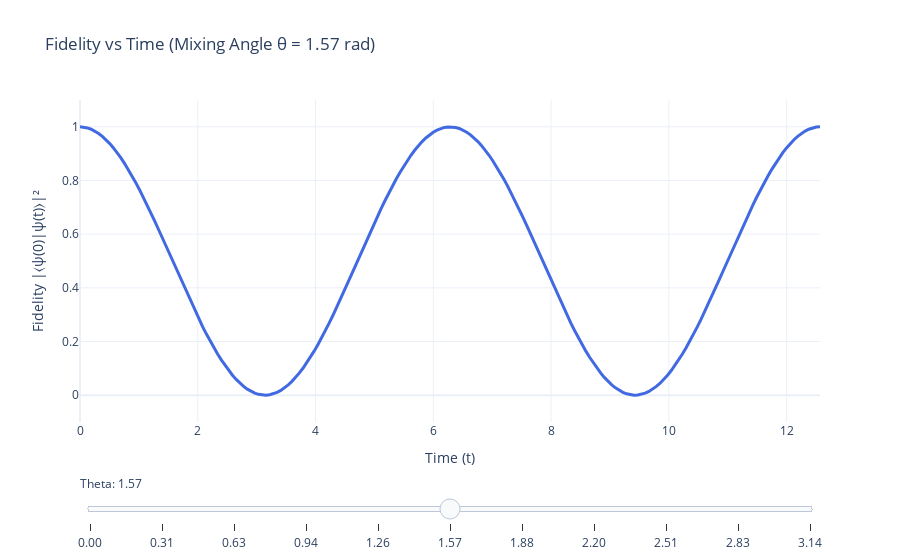

Notebook code cell kept with this figure:
### Code cell
# Performing time evolution of a superposition state of a harmonic oscillator using QuTiP
# 1. Define initial state psi0 = (|0> + |1>)/sqrt(2)
# 2. Evaluate time evolution for one complete period
# 3. Plot the fidelity using plotly

import numpy as np
import qutip as qp
import plotly.graph_objects as go

# 1. Define System
N = 10  # Dimension of Hilbert space (sufficient for |0> and |1>)
a = qp.destroy(N)
H = a.dag() * a + 0.5 * qp.qeye(N)

# Time evolution for 2 full periods (Period T = 2*pi/omega, omega=1)
tlist = np.linspace(0, 4 * np.pi, 200)

def compute_fidelity(theta, phi=0):
    """Compute fidelity over time for a superposition state."""
    # Construct state: cos(theta/2)|0> + e^(i*phi)sin(theta/2)|1>
    c0 = np.cos(theta / 2.0)
    c1 = np.exp(1j * phi) * np.sin(theta / 2.0)
    psi0 = (c0 * qp.basis(N, 0) + c1 * qp.basis(N, 1)).unit()
    
    # Evolve state
    # Use sesolve for unitary evolution (faster for pure states than mesolve)
    result = qp.sesolve(H, psi0, tlist, [])
    
    # Calculate fidelity F(t) = |<psi0|psi(t)>|^2
    # Vectorized overlap calculation for speed
    overlaps = [psi0.overlap(state) for state in result.states]
    return np.abs(np.array(overlaps))**2

# 2. Pre-compute Slider Data
# Define theta range from 0 (|0>) to pi (|1>)
theta_vals = np.linspace(0, np.pi, 11)
initial_phi = 0

# Store all traces
all_traces = [compute_fidelity(t, initial_phi) for t in theta_vals]

# Initial setup (Start at middle index, theta = pi/2)
start_idx = 5 

# 3. Create Plotly Figure
fig = go.Figure()

# Add the initial trace
fig.add_trace(go.Scatter(
    x=tlist, 
    y=all_traces[start_idx], 
    mode='lines', 
    name='Fidelity',
    line=dict(width=3, color='royalblue')
))

# Create Slider Steps
steps = []
for i, theta in enumerate(theta_vals):
    step = dict(
        method="update",
        args=[
            {"y": [all_traces[i]]},  # Update the y-data of the trace
            {"title": f"Fidelity vs Time (Mixing Angle θ = {theta:.2f} rad)"} # Update Title
        ],
        label=f"{theta:.2f}"
    )
    steps.append(step)

# Layout Configuration
fig.update_layout(
    title=f"Fidelity vs Time (Mixing Angle θ = {theta_vals[start_idx]:.2f} rad)",
    xaxis_title="Time (t)",
    yaxis_title="Fidelity |⟨ψ(0)|ψ(t)⟩|²",
    template="plotly_white",
    
    # CRITICAL FIX: Fix Y-axis range to prevent zooming in on numerical noise
    yaxis=dict(range=[-0.1, 1.1]), 
    
    sliders=[dict(
        active=start_idx,
        currentvalue={"prefix": "Theta: "},
        pad={"t": 50},
        steps=steps
    )]
)

fig.show()

### Figure 1 — Plotly figure (JSON) as saved in the notebook; plotly's stock layout.template omitted (floating-point values rounded to 4 significant figures; data arrays with more than 128 entries replaced by an {"elided": "..."} marker saying what was removed)
{"data": [{"line": {"color": "royalblue", "width": 3}, "mode": "lines", "name": "Fidelity", "type": "scatter", "x": {"elided": "200 float values"}, "y": {"elided": "200 float values"}}], "layout": {"sliders": [{"active": 5, "currentvalue": {"prefix": "Theta: "}, "pad": {"t": 50}, "steps": [{"args": [{"y": {"elided": "1x200 float values"}}, {"title": "Fidelity vs Time (Mixing Angle θ = 0.00 rad)"}], "label": "0.00", "method": "update"}, {"args": [{"y": {"elided": "1x200 float values"}}, {"title": "Fidelity vs Time (Mixing Angle θ = 0.31 rad)"}], "label": "0.31", "method": "update"}, {"args": [{"y": {"elided": "1x200 float values"}}, {"title": "Fidelity vs Time (Mixing Angle θ = 0.63 rad)"}], "label": "0.63", "method": "update"}, {"args": [{"y": {"elided": "1x200 float values"}}, {"title": "Fidelity vs Time (Mixing Angle θ = 0.94 rad)"}], "label": "0.94", "method": "update"}, {"args": [{"y": {"elided": "1x200 float values"}}, {"title": "Fidelity vs Time (Mixing Angle θ = 1.26 rad)"}], "label": "1.26", "method": "update"}, {"args": [{"y": {"elided": "1x200 float values"}}, {"title": "Fidelity vs Time (Mixing Angle θ = 1.57 rad)"}], "label": "1.57", "method": "update"}, {"args": [{"y": {"elided": "1x200 float values"}}, {"title": "Fidelity vs Time (Mixing Angle θ = 1.88 rad)"}], "label": "1.88", "method": "update"}, {"args": [{"y": {"elided": "1x200 float values"}}, {"title": "Fidelity vs Time (Mixing Angle θ = 2.20 rad)"}], "label": "2.20", "method": "update"}, {"args": [{"y": {"elided": "1x200 float values"}}, {"title": "Fidelity vs Time (Mixing Angle θ = 2.51 rad)"}], "label": "2.51", "method": "update"}, {"args": [{"y": {"elided": "1x200 float values"}}, {"title": "Fidelity vs Time (Mixing Angle θ = 2.83 rad)"}], "label": "2.83", "method": "update"}, {"args": [{"y": {"elided": "1x200 float values"}}, {"title": "Fidelity vs Time (Mixing Angle θ = 3.14 rad)"}], "label": "3.14", "method": "update"}]}], "title": {"text": "Fidelity vs Time (Mixing Angle θ = 1.57 rad)"}, "xaxis": {"title": {"text": "Time (t)"}}, "yaxis": {"range": [-0.1, 1.1], "title": {"text": "Fidelity |⟨ψ(0)|ψ(t)⟩|²"}}}}
